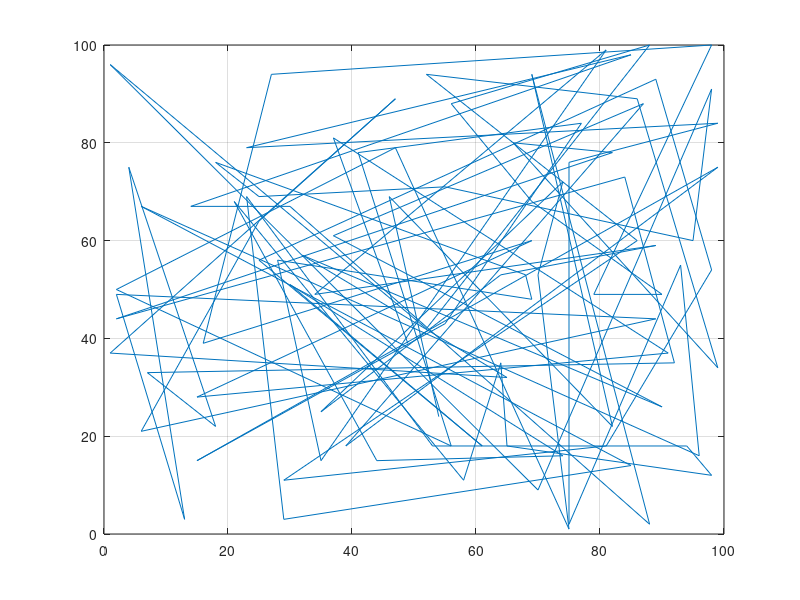

This figure's MATLAB source: (Note: this script raises an error after producing the figure.)
%% 
close all; clear all; 
% for funsies attempt at k++ initalization 

% 100 2-dimensional points, each points is a vector! 
%hopefully this is like quakes data
dataVec_whole = randi(100,2,100);
dataVec = dataVec_whole; 
%number of clusters; 
k =6; 

% num of data points 
n=length(dataVec); 

%haider likes zero initalization! 
C_values = zeros(size(dataVec,1),k);


% first step of k++
randIndex = randi(n);
% first cluster rep vector!
Cvalues(:,1)= dataVec(:,randIndex);

% eliminates data point
dataVec(:,randIndex)= []; 

for l=2:k
      % computes ecu. norm
    D_x = sqrt(sum((dataVec-Cvalues(:,l-1)).^2));
        % gets max value and index
    [Val,NewIndex] = max(D_x);
        %puts it in the list
    Cvalues(:,l) = dataVec(:,NewIndex);
        % trashes it from being selected again; 
    dataVec(:,NewIndex) = []; 
end


plot1 = plot(dataVec_whole(1,:),dataVec_whole(2,:));
grid on;
plot1.Marker = '*';
plot1.LineStyle = 'none'; 
hold on; 
plot2 = plot(Cvalues(1,:),Cvalues(2,:),'r');
plot2.Marker = 'O'; 
plot2.MarkerSize = 16; 
plot2.LineStyle='none';


%%

% going wild here!
%%
% Topic I.6 - Alternating Minimization Scheme Algorithm for k-Means Clustering*
% 
% Clear the workspace and close all figure windows
clear all
close all
% 
% Set the number of data vectors (n) and the dimension of the data space (m)
n=12; % Example 1
%n=100; %random data 
m=2;

% Set the number of clusters (k)
k=7;

% Initialize the data - either as in Example 1 or using random data
XData = zeros(n,m);
XData = [1/sqrt(2) 1/sqrt(2); -1/sqrt(2) 1/sqrt(2); 1/sqrt(2) -1/sqrt(2); -1/sqrt(2) -1/sqrt(2);...
        1/2 sqrt(3)/2; -1/2 sqrt(3)/2; 1/2 -sqrt(3)/2; -1/2 -sqrt(3)/2;...
        sqrt(3)/2 1/2; -sqrt(3)/2 1/2; sqrt(3)/2 -1/2; -sqrt(3)/2 -1/2; ];
%XData = -1*ones(n,m) + 2*rand(n,m);

% Assign each data vector, randomly to one of the k clusters
IndexSet = randi(k,n,1);

% Plot the data
scatter(XData(:,1),XData(:,2),64,IndexSet,'filled');
hold on

% Create data structures to store the weight vectors for cluster (c), and the 
% weight vectors from the previous iteration (cPrev)
c = zeros(k,m);
cPrev = zeros(k,m);

% Randomly initialize the weight vectors so that each component is sampled from 
% the interval [-1,1]
c = -1 + 2*rand(k,m);

% Plot the initial weight vectors
scatter(c(:,1),c(:,2),200,linspace(1,k,k))
hold off
pause

%% The Alternating Minimization Scheme
doneFlag=0;

% Keep alternating updates to weight vectors and cluster assignments until weight 
% vectors no longer change their locations

while (~doneFlag)

    % Update the weight vectors in each cluster via the centroid formula
    for i=1:k 

        % Find the indices for all data vectors currently in cluster i
        ClusterIndices = find(IndexSet==i);

        % Find the number of data vectors currently in cluster i
        NumVecsInCluster = size(ClusterIndices,1);

        % Create a data structure to store weight vector for the current
        % cluster
        c(i,:)=0; 

        % Update cluster vector using the centroid formula
        for j=1:NumVecsInCluster
            for l=1:m
                c(i,l) = c(i,l) + XData(ClusterIndices(j,1),l)/NumVecsInCluster;
            end
        end

    end

    % Plot the updated weight vectors for each cluster
    scatter(XData(:,1),XData(:,2),64,IndexSet,'filled')
    hold on
    scatter(c(:,1),c(:,2),200,linspace(1,k,k))
    pause
    
    % Now reassign all data vectors to the closest weight vector (cluster)

    % Create a data structure to store closest weight vector for each data
    % point
    closestCluster=zeros(n,1);

    % Reassign each data vector to the new, closest cluster
    for d=1:n

        % Store the coordinates of the current data vector
        xD = XData(d,:);

        % Set the minimum distance tracker to be a very large number
        sqDistMin=1e16;

        % Find the closest weight vector (cluster) to the current data
        % vector
        for i=1:k
            sqDist = norm(c(i,:)-xD,2);

            % If the distance is less than the current min, assign the
            % current data vector to this cluster
            if sqDist<sqDistMin
                closestCluster(d)=i;
                sqDistMin=sqDist;
            end

        end
    end

    % Update the assignments of the data vectors to their new clusters
    IndexSet = closestCluster;
    
    % Plot the data and the updated weight vectors
    hold off
    scatter(XData(:,1),XData(:,2),64,IndexSet,'filled')
    hold on
    scatter(c(:,1),c(:,2),200,linspace(1,k,k))
    hold off
    pause
    
    % Terminate the alternating scheme if the weight vectors are unaltered
    % relative to the previous iteration
    if c==cPrev
        doneFlag=1;
    else
        cPrev=c;
    end
end
